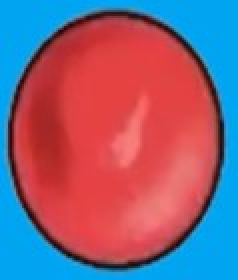
#> input picture template.jpg, 119 x 140 px (shown 2 times larger)
$ python main.py
#> lines starting #> are read from the running program, lines starting #| are printed output that depends on the picture; after the words box and inside, x2 and y2 are one past the last pixel; in counts of white or black regions, pixels touching at a corner belong together
import cv2
import numpy as np
import PIL
from PIL import Image
from PIL import ImageFont
from PIL import ImageDraw
import os
from os import listdir
import glob

def  aspect_ratio_resize(image,  width=None,  height=None,  inter=cv2.INTER_AREA):
   dim =  None
   (h, w)  = image.shape[:2]
   if width is  None  and height is  None:
     return image

   if width is  None:
      r = height /  float(h)
      dim =  (int(w * r), height)
   else:
      r = width /  float(w)
      dim =  (width,  int(h * r))
   return cv2.resize(image, dim,  interpolation=inter)

#Load Template convert to grayscale and perform canny edge detection
template = cv2.imread('template.jpg')
#> template is the input picture: shape (140, 119, 3); mean B, G, R 124.9, 99, 135.1
template = cv2.cvtColor(template, cv2.COLOR_BGR2GRAY)
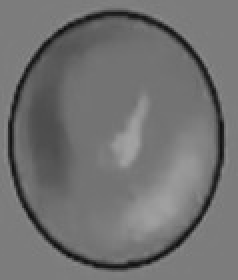
#> template: shape (140, 119) (shown 2 times larger); min 11, max 162, mean 112.7
template = cv2.Canny(template,  50,  200)
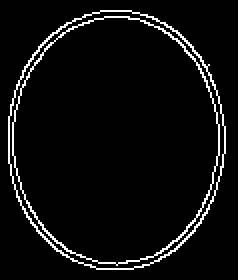
#> template: shape (140, 119) (shown 2 times larger); 5.1% white in thin lines or dots, all inside (x1, y1, x2, y2) = (4, 5, 113, 135)
(tH, tW)  = template.shape[:2]
#> tH = 140; tW = 119

#split video to frames and store them
#> (the run stopped early here; a loop or call above may not have finished)
